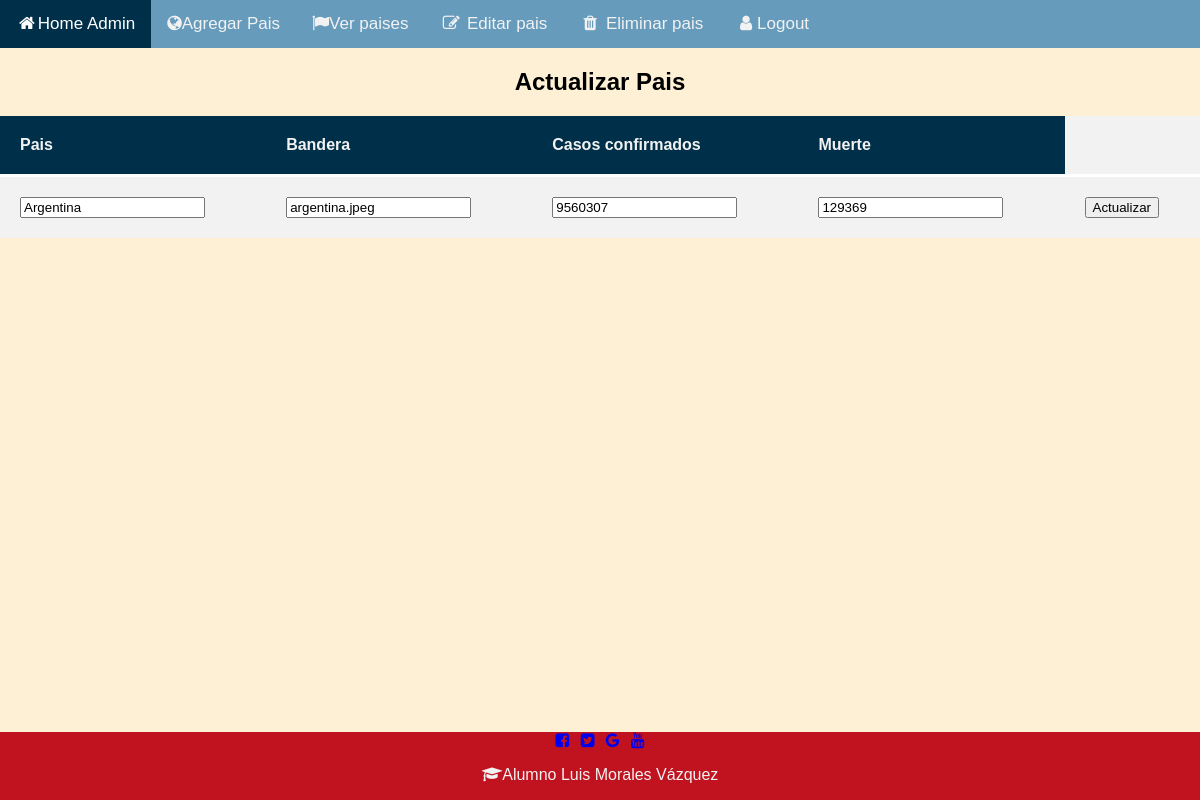
/actualizar_pais.php?id=Argentina, run on the app's committed database.
### tables this page shows
CREATE TABLE `casos_paises` (
  `pais` varchar(100) NOT NULL,
  `bandera` varchar(100) NOT NULL,
  `casos_confirmados` int(11) NOT NULL,
  `muertes` int(11) NOT NULL
);

### actualizar_pais.php (the view, shortened to what this page needs)
<?php
include("conexion.php");
$id = $_GET["id"];
$usuarios = "SELECT * FROM casos_paises WHERE pais = '$id'"
?>
<!DOCTYPE html>
<html>
<head>
  <link rel="stylesheet" type="text/css" href="diseño.css">
  <link rel="stylesheet" type="text/css" href="fonts.css"></link>
  <link rel="stylesheet" href="https://cdnjs.cloudflare.com/ajax/libs/font-awesome/4.7.0/css/font-awesome.min.css">
  <link rel="stylesheet" href="https://i.icomoon.io/public/temp/476e9b5772/UntitledProject/style.css">
</head>
<body>
	<div class="topnav" id="myTopnav">
  			 <a href="indexadmin.html" class="active"><i class="fa fa-fw fa-home"></i>Home Admin</a>
      <a href="agregar_pais.html"><i class="fa fa-globe" aria-hidden="true"></i>Agregar Pais</a>
      <a href="veradmin.php"><i class="fa fa-flag" aria-hidden="true"></i>Ver paises</a>
      <a href="editar_pais.php"><i class="fa fa-fw fa-edit"></i> Editar pais</a>
      <a href="eliminarpais.php"><i class="fa fa-fw fa-trash"></i> Eliminar pais</a>
      <a href="login.html"><i class="fa fa-fw fa-user"></i>Logout</a>
	</div>
	<center>
	<h2>Actualizar Pais</h2>
	<table>
    <thead>
      <tr>
        <th>Pais</th>
        <th>Bandera</th>
        <th>Casos confirmados</th>
        <th>Muerte</th>
      </tr>
      </thead>
  		<?php $resultado = mysqli_query($conexion, $usuarios);
  		while($row = mysqli_fetch_assoc($resultado)) { ?>
        <form action="procesar_pais.php" method="post">
        <tr>
        <td>
        <input type="text" name="pais" value="<?php echo $row["pais"];?>">
        </td>
        <td>
        <input type="text" name="bandera" value="<?php echo $row["bandera"];?>">
        </td>
        <td>
        <input type="text" name="casos_confirmados" value="<?php echo $row["casos_confirmados"];?>">
        </td>
        <td>
        <input type="text" name="muertes" value="<?php echo $row["muertes"];?>">
        </td>
        <td>
        <input type="submit" value="Actualizar">
        </td>
        </form>
      <?php } mysqli_free_result($resultado);?>
	</center>
	<footer>
		<div class="footer">
			<div class="social">
				<a href="https://www.facebook.com/ITESGUANAJUATO/" target="_blank"><i class="fa fa-fw fa-facebook-square"></i></a>
				<a href="https://twitter.com/itesg_oficial?s=21" target="_blank"><i class="fa fa-fw fa-twitter-square"></i></a>
				<a href="https://www.itesg.edu.mx" target="_blank"><i class="fa fa-fw fa-google"></i></a>
				<a href="https://www.youtube.com/channel/UCJ2Oylxn_HLNMRmNF4XQrZw" target="_blank"><i class="fa fa-fw fa-youtube"></i></a>
			</div>
  			<p><i class="fa fa-fw fa-graduation-cap"></i>Alumno Luis Morales Vázquez</p>
		</div>
	</footer>
</body>
</html>

### diseño.css (style rules this page uses)
body { margin: 0; font-family: Arial, Helvetica, sans-serif; background-color: #FDF0D5; }
.topnav { overflow: hidden; background-color: #669BBC; }
.topnav a { float: left; display: block; color: #f2f2f2; text-align: center; padding: 14px 16px; text-decoration: none; font-size: 17px; }
.topnav a.active { background-color: #003049; color: white; }
.footer { position: fixed; left: 0; bottom: 0; width: 100%; background-color: #C1121F; color: #f2f2f2; text-align: center; }
table { background-color: #f2f2f2; text-align: left; border-collapse: collapse; width: 100%; }
th, td { padding: 20px; }
thead { background-color: #003049; border-bottom: solid 3px white; color: #f2f2f2; }

### data on the page
casos_paises: pais "Argentina", bandera "argentina.jpeg", casos_confirmados "9560307", muertes "129369"
